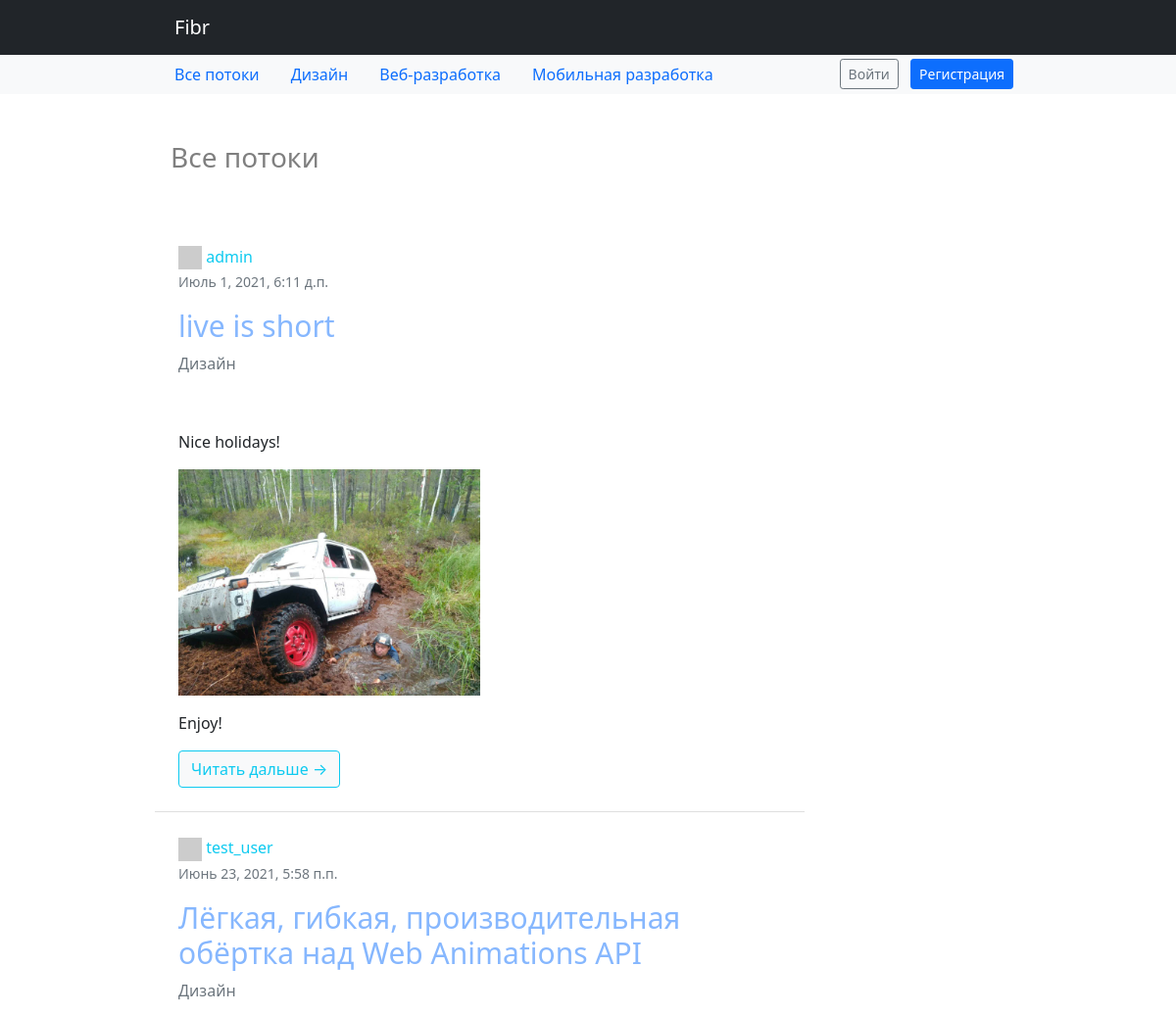
Before: / (upper part) with the older database file.
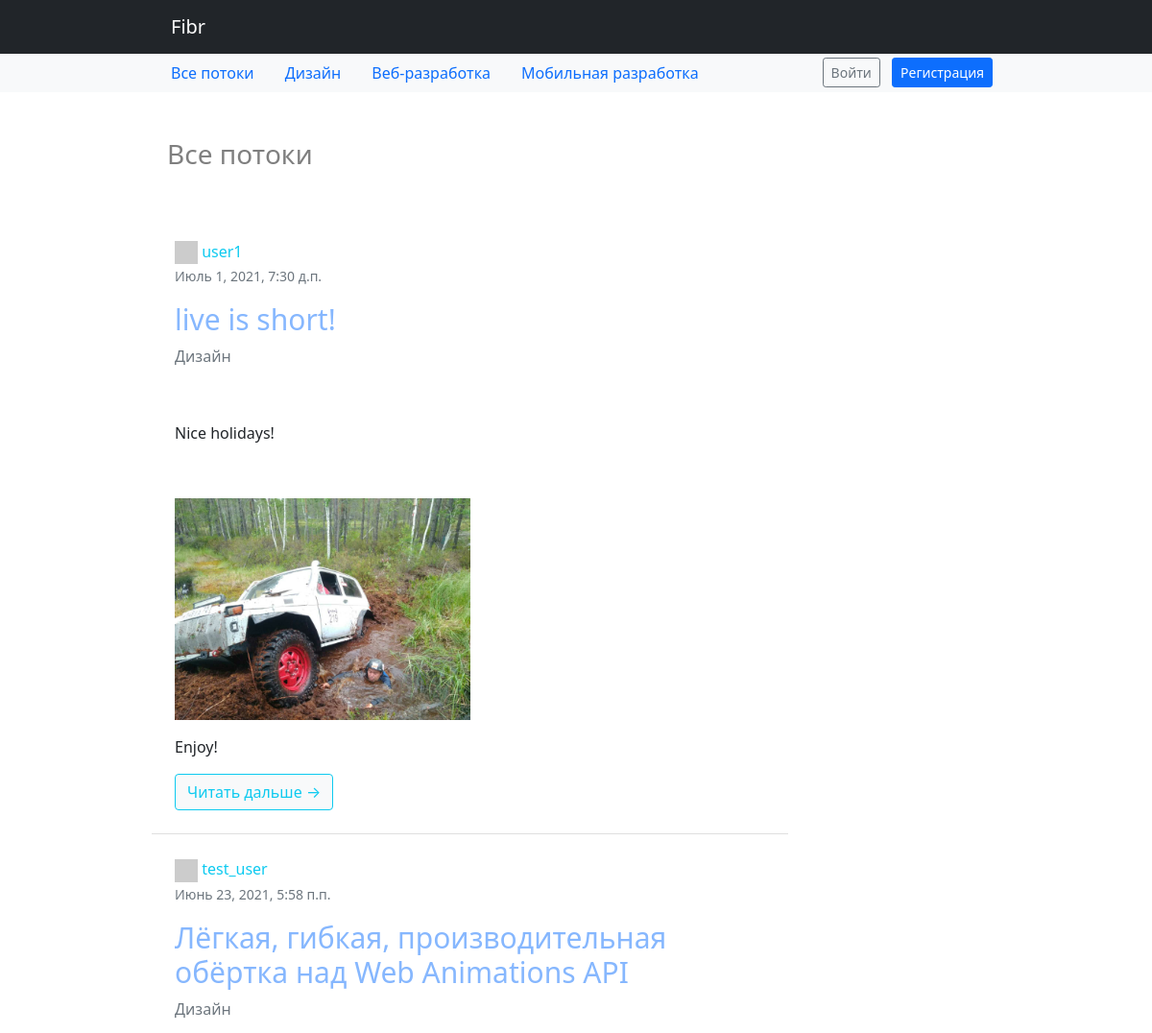
After: the same page with the newer database file.
### hub/models.py (models this page shows)
class Topic(models.Model):
    name = models.CharField(max_length=64)
    short_description = models.TextField(blank=True)
    class Meta:
        verbose_name = 'Тематика'
        verbose_name_plural = 'Тематики'
    def __str__(self):
        return self.name

### article/models.py (models this page shows, shortened)
class Article(models.Model):
    user = models.ForeignKey(User, on_delete=models.CASCADE)
    topic = models.ForeignKey(Topic, on_delete=models.CASCADE, verbose_name='Раздел')
    title = models.CharField(max_length=64, unique=True, verbose_name='Название')
    content = models.TextField(blank=True, verbose_name='Статья')
    image = models.ImageField(upload_to='article_images', blank=True, verbose_name='Фото')
    created_at = models.DateTimeField(auto_now_add=True)
    updated_at = models.DateTimeField(auto_now=True)
    class Meta:
        verbose_name = 'Статья'
        verbose_name_plural = 'Статьи'

### authapp/models.py (models this page shows, shortened)
class User(AbstractUser):
    image = models.ImageField(upload_to='users_avatars', blank=True, default='static/img/default.jpg')
    birthday = models.DateField(blank=True, null=True)
    def __str__(self):
        return self.username

### mainapp/views.py (the view)
# urls.py: path('', mainapp.Index.as_view(), name='index'),
class Index(ListView):
    model = Topic
    template_name = 'mainapp/index.html'
    def get_context_data(self, **kwargs):
        context = super().get_context_data(**kwargs)
        context['articles'] = Article.objects.all().order_by('-created_at')[:3]
        return context

### context_processor.py (called while the page is built)
def topic_list(request):
    return {"topic_list": Topic.objects.all()}

### mainapp/templates/mainapp/index.html (shortened to what this page needs)
{% extends 'mainapp/base.html' %}
{% load static %}
{% block content %}
    <section>
        <div class="container w-75 p-2">
            <ul class="list-group list-group-flush w-75">
                {% for article in articles %}
                    <li class="list-group-item p-4">
                        <div class="row">
                            <header class="accordion-header">
                                <a href="user" class="text-info" title="Автор публикации"
                                   style="text-decoration: none;">
                                    <img src="http://placehold.it/30X30" width="24" height="24" class="img-fluid"
                                         alt="img">
                                    <span class="text">{{ article.user }}</span>
                                </a>
                                <p class="timelist text-muted"><small>
                                    {{ article.created_at }}
                                </small></p>
                            </header>
                            <div class="col-sm-12">
                                <a href="{% url 'article:article' article.pk %}" class="card-title text-decoration-none"
                                   style="color: #86b7fe; cursor: pointer"><h1 class="text" style="font-size: 30px;">
                                    {{ article.title }}
                                </h1></a>
                                <p class="text-muted"> {{ article.topic }}
                                </p>
                                <br>
                                <p class="card-text"
                                   style="line-height: 1.70;font-size: 18px;overflow-wrap: break-word;">{{ article.content| safe| truncatewords:60 }}</p>
                                <a class="text-decoration-none" href="{% url 'article:article' article.pk %}">
                                    <button type="button" class="btn bg-light btn-outline-info"> Читать дальше → </button>
                                </a>
                            </div>
                        </div>
                    </li>
                {% endfor %}
            </ul>
        </div>
    </section>
{% endblock %}

### mainapp/templates/mainapp/base.html (shortened to what this page needs)
{% load static %}
<!DOCTYPE html>
<html lang="en">
<head>
    <link href="{% static 'css/header.css' %}" rel="stylesheet"/>
</head>
<body>
{% include 'mainapp/includes/inc_nav_menu.html' %}
<div class="h3 pt-5 px-lg-3 pb-4 text-black-50">
    <div class="container w-75">
        <h3 class="h3"> Все потоки </h3>
    </div>
</div>
{% block content %} {% endblock %}
</body>
</html>

### mainapp/templates/mainapp/includes/inc_nav_menu.html (shortened to what this page needs)
<nav class="navbar navbar-expand-lg navbar-dark bg-dark">
    <div class="container w-75">
        <a class="navbar-brand px-lg-3" href="/">Fibr</a>
    </div>
</nav>
<nav id="navbar_top" class="navbar-expand-md navbar-light bg-light">
    <div class="container d-flex justify-content-between w-75">
        <ul class="nav justify-content-center">
            <li class="nav-item">
                <a class="nav-link" href="/">Все потоки</a>
            </li>
            {% for topic in topic_list %}
                <li class="nav-item">
                    <a class="nav-link" href="{% url 'hub:topic' topic.pk %}">
                        {{ topic.name }}
                    </a>
                </li>
            {% endfor %}
        </ul>
        <ul class="nav">
            <li class="nav-item">
                <div class="d-grid gap-2 d-md-block mt-1">
                    {% if user.is_authenticated %}
                        <button class="btn btn-outline-secondary btn-sm my-0 m-1" type="button"
                                onclick="location.href='{% url 'auth:logout' %}'">
                            Выйти
                        </button>
                    {% else %}
                        <button class="btn btn-outline-secondary btn-sm my-0 m-1" type="button"
                                onclick="location.href='{% url 'auth:login' %}'">
                            Войти
                        </button>
                        <button class="btn btn-primary btn-sm my-0 m-1 " type="button"
                                onclick="location.href='{% url 'auth:register' %}'">Регистрация
                        </button>
                    {% endif %}
                </div>
            </li>
        </ul>
    </div>
</nav>

Changed rows visible on the page:
removed Article: user "admin", created_at "Июль 1, 2021, 6:11 д.п.", title "live is short", topic "Дизайн", content "Nice holidays! Enjoy!", content (picture)
added Article: user "user1", created_at "Июль 1, 2021, 7:30 д.п.", title "live is short!", topic "Дизайн", content "Nice holidays! Enjoy!", content (picture)
